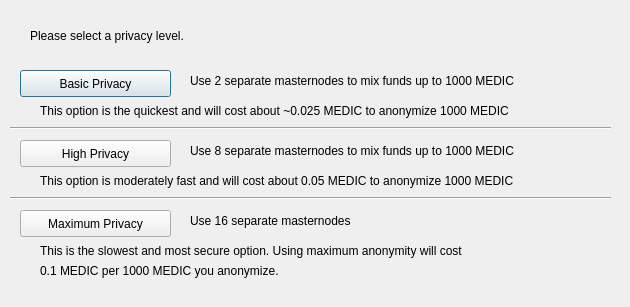
<?xml version="1.0" encoding="UTF-8"?>
<ui version="4.0">
 <class>DarksendConfig</class>
 <widget class="QDialog" name="DarksendConfig">
  <property name="geometry">
   <rect>
    <x>0</x>
    <y>0</y>
    <width>630</width>
    <height>307</height>
   </rect>
  </property>
  <property name="windowTitle">
   <string>Configure Darksend</string>
  </property>
  <widget class="QPushButton" name="buttonBasic">
   <property name="geometry">
    <rect>
     <x>20</x>
     <y>70</y>
     <width>151</width>
     <height>27</height>
    </rect>
   </property>
   <property name="text">
    <string>Basic Privacy</string>
   </property>
  </widget>
  <widget class="QPushButton" name="buttonHigh">
   <property name="geometry">
    <rect>
     <x>20</x>
     <y>140</y>
     <width>151</width>
     <height>27</height>
    </rect>
   </property>
   <property name="text">
    <string>High Privacy</string>
   </property>
  </widget>
  <widget class="QPushButton" name="buttonMax">
   <property name="geometry">
    <rect>
     <x>20</x>
     <y>210</y>
     <width>151</width>
     <height>27</height>
    </rect>
   </property>
   <property name="text">
    <string>Maximum Privacy</string>
   </property>
  </widget>
  <widget class="QLabel" name="label">
   <property name="geometry">
    <rect>
     <x>30</x>
     <y>20</y>
     <width>571</width>
     <height>31</height>
    </rect>
   </property>
   <property name="text">
    <string>Please select a privacy level.</string>
   </property>
  </widget>
  <widget class="QLabel" name="label_2">
   <property name="geometry">
    <rect>
     <x>190</x>
     <y>70</y>
     <width>421</width>
     <height>21</height>
    </rect>
   </property>
   <property name="text">
    <string>Use 2 separate masternodes to mix funds up to 1000 MEDIC</string>
   </property>
  </widget>
  <widget class="QLabel" name="label_3">
   <property name="geometry">
    <rect>
     <x>190</x>
     <y>140</y>
     <width>411</width>
     <height>21</height>
    </rect>
   </property>
   <property name="text">
    <string>Use 8 separate masternodes to mix funds up to 1000 MEDIC</string>
   </property>
  </widget>
  <widget class="QLabel" name="label_4">
   <property name="geometry">
    <rect>
     <x>190</x>
     <y>210</y>
     <width>421</width>
     <height>21</height>
    </rect>
   </property>
   <property name="text">
    <string>Use 16 separate masternodes</string>
   </property>
  </widget>
  <widget class="QLabel" name="label_6">
   <property name="geometry">
    <rect>
     <x>40</x>
     <y>100</y>
     <width>561</width>
     <height>21</height>
    </rect>
   </property>
   <property name="text">
    <string>This option is the quickest and will cost about ~0.025 MEDIC to anonymize 1000 MEDIC</string>
   </property>
  </widget>
  <widget class="QLabel" name="label_7">
   <property name="geometry">
    <rect>
     <x>40</x>
     <y>170</y>
     <width>561</width>
     <height>21</height>
    </rect>
   </property>
   <property name="text">
    <string>This option is moderately fast and will cost about 0.05 MEDIC to anonymize 1000 MEDIC</string>
   </property>
  </widget>
  <widget class="QLabel" name="label_8">
   <property name="geometry">
    <rect>
     <x>40</x>
     <y>240</y>
     <width>561</width>
     <height>21</height>
    </rect>
   </property>
   <property name="text">
    <string>This is the slowest and most secure option. Using maximum anonymity will cost</string>
   </property>
  </widget>
  <widget class="QLabel" name="label_9">
   <property name="geometry">
    <rect>
     <x>40</x>
     <y>260</y>
     <width>561</width>
     <height>21</height>
    </rect>
   </property>
   <property name="text">
    <string>0.1 MEDIC per 1000 MEDIC you anonymize.</string>
   </property>
  </widget>
  <widget class="Line" name="line">
   <property name="geometry">
    <rect>
     <x>10</x>
     <y>120</y>
     <width>601</width>
     <height>16</height>
    </rect>
   </property>
   <property name="orientation">
    <enum>Qt::Horizontal</enum>
   </property>
  </widget>
  <widget class="Line" name="line_2">
   <property name="geometry">
    <rect>
     <x>10</x>
     <y>190</y>
     <width>601</width>
     <height>16</height>
    </rect>
   </property>
   <property name="orientation">
    <enum>Qt::Horizontal</enum>
   </property>
  </widget>
 </widget>
 <resources/>
 <connections/>
</ui>
